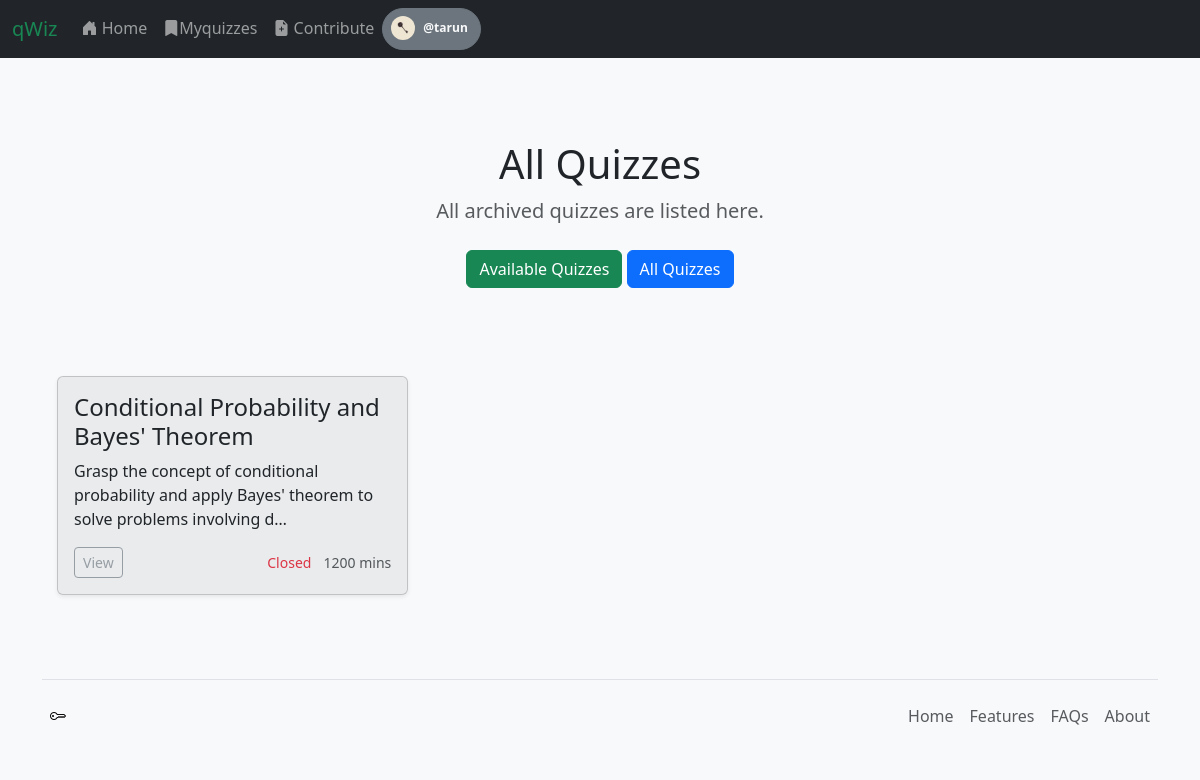
/archived/ (signed in), run on the app's committed database.
### app1/models.py (models this page shows, shortened)
class User(AbstractUser):
    profile_picture = models.ImageField(upload_to='profile_pictures/', null=True, blank=True)

class Quiz(models.Model):
    title = models.CharField(max_length=255)
    description = models.TextField(blank=True, null=True)
    created_at = models.DateTimeField(auto_now_add=True)
    instructions = models.TextField(blank=True, null=True)
    status = models.BooleanField(verbose_name="is_open", default=False)
    archived = models.BooleanField(verbose_name="is_archived", default=False)
    auther = models.ForeignKey(User, on_delete=models.SET_NULL, null=True, blank=True)
    difficulty_level = models.CharField(
        max_length=20,
        choices=[("easy", "Easy"), ("medium", "Medium"), ("hard", "Hard")],
        default="medium",
    )
    category = models.ForeignKey(
        Category, on_delete=models.SET_NULL, null=True, blank=True
    )
    time_limit = models.IntegerField(default=10)  # in minutes

### app1/views.py (the view)
# urls.py: path("archived/", views.list_archived_quizzes, name="archived"),
def list_archived_quizzes(request):
    archived_quizzes = Quiz.objects.filter(archived=True)
    return render(
        request,
        "app1/archived.html",
        {
            "quizlist": archived_quizzes,
        },
    )

### app1/templates/app1/archived.html
{% extends "app1/base.html" %}
{% block body %}
<main>
  <section class="py-2 text-center container">
    <div class="row py-lg-5">
      <div class="col-lg-6 col-md-8 mx-auto">
        <h1 class="fw-light">All Quizzes</h1>
        <p class="lead text-body-secondary">All archived quizzes are listed here.</p>
        <p>
          <a href="{% url 'app1:index' %}" class="btn btn-success my-2">Available Quizzes</a>
          <a href="{% url 'app1:allquizzes' %}" class="btn btn-primary my-2">All Quizzes</a>
        </p>
      </div>
    </div>
  </section>
  <div class="album py-2 bg-body-tertiary">
    <div class="container">
      <div class="row row-cols-1 row-cols-sm-2 row-cols-md-3 g-3">
        {% for quiz in quizlist %}
        <div class="col">
          <div class="card shadow-sm bg-secondary bg-opacity-10">
            <div class="card-body">
              <h4 class="card-title">{{ quiz.title }}</h4>
              <p class="card-text">{{ quiz.description|truncatechars:100 }}</p>
              <div class="d-flex justify-content-between align-items-center">
                <div class="btn-group">
                  <a href="{% url 'app1:quiz_details' quiz.id %}"
                    class="disabled btn btn-sm btn-outline-secondary">View</a>
                </div>
                <div>
                  <small class="text-danger me-2">Closed</small>
                  <small class="text-body-secondary">{{ quiz.time_limit }} mins</small>
                </div>
              </div>
            </div>
          </div>
        </div>
        {% empty %}
        <h3>No quizzes are open at the time</h3>
        {% endfor %}
      </div>
    </div>
  </div>
  </div>
</main>
{% endblock body %}

### app1/templates/app1/base.html (shortened to what this page needs)
{% load static %}
<!DOCTYPE html>
<html lang="en" class="h-100" data-bs-theme="light">
<head>
    <head>
        <link href="https://cdn.jsdelivr.net/npm/bootstrap@5.3.3/dist/css/bootstrap.min.css" rel="stylesheet">
        <link rel="stylesheet" href="https://cdn.jsdelivr.net/npm/bootstrap-icons@1.11.3/font/bootstrap-icons.min.css">
        <link rel="stylesheet" href="{% static 'app1/css/style.css' %}">
    </head>
<body class='d-flex flex-column h-100 py-4 bg-body-tertiary'>
    <header>
        <nav class="navbar navbar-expand-md navbar-dark fixed-top bg-dark">
            <div class="container-fluid">
                <a class="navbar-brand text-success" href="{% url 'app1:index' %}">qWiz</a>
                <div class="navbar-collapse collapse" id="navbarCollapse">
                    <ul class="navbar-nav me-auto mb-2 mb-md-0">
                        <li class="nav-item">
                            <a class="nav-link" aria-current="page" href="{% url 'app1:index' %}"><i
                                    class="bi bi-house-door-fill"></i> Home</a>
                        </li>
                        <li class="nav-item">
                            <a class="nav-link" href="{% url 'app1:my_quizzes' %}"><i
                                    class="bi bi-bookmark-fill"></i>Myquizzes</a>
                        </li>
                        <li class="nav-item">
                            <a class="nav-link" href="{% url 'app1:create_quiz' %}"><i
                                    class="bi bi-file-earmark-plus-fill"></i> Contribute</a>
                        </li>
                        {% if user.is_authenticated %}
                        <div class="dropdown">
                            <button class="btn btn-secondary rounded-pill p-1" data-bs-toggle="dropdown"
                                aria-expanded="false">
                                <span
                                    class="badge d-flex align-items-center p-1  text-body bg-transparent rounded-pill"><img
                                        class="rounded-circle me-1" width="24" height="24"
                                        src="{% static 'app1/images/favicon/key-72.png' %}" alt="">
                                    <div class="col px-3 ">
                                        <div class="row text-light">
                                            @{{ user.username }}
                                        </div>
                                    </div>
                                </span>
                            </button>
                        </div>
                        {% endif %}
                    </ul>
                </div>
            </div>
        </nav>
    </header>
    <main class="flex-shrink-0">
        <div class="container">
            {% block body %}
            {% endblock %}
    <div class="footer mt-auto container">
        <footer class="d-flex flex-wrap justify-content-between align-items-center py-3 my-4 border-top">
            <a href="#" class="col-md-4 d-flex align-items-center justify-content-start p-2 mb-3 mb-md-0 me-md-auto link-body-emphasis text-decoration-none">
                <i class="bi bi-key"></i>
            </a>
            <ul class="nav justify-content-end">
            <li class="nav-item"><a href="#" class="nav-link px-2 text-body-secondary">Home</a></li>
            <li class="nav-item"><a href="#" class="nav-link px-2 text-body-secondary">Features</a></li>
            <li class="nav-item"><a href="#" class="nav-link px-2 text-body-secondary">FAQs</a></li>
            <li class="nav-item"><a href="#" class="nav-link px-2 text-body-secondary">About</a></li>
            </ul>
        </footer>
    </div>
</body>
</html>

### app1/static/app1/css/style.css (style rules this page uses)
main > .container { padding: 60px 15px 0; }

### data on the page
User: username "tarun"
Quiz: title "Conditional Probability and Bayes' Theorem", description "Grasp the concept of conditional probability and apply Bayes' theorem to solve problems involving d…", time_limit "1200"
